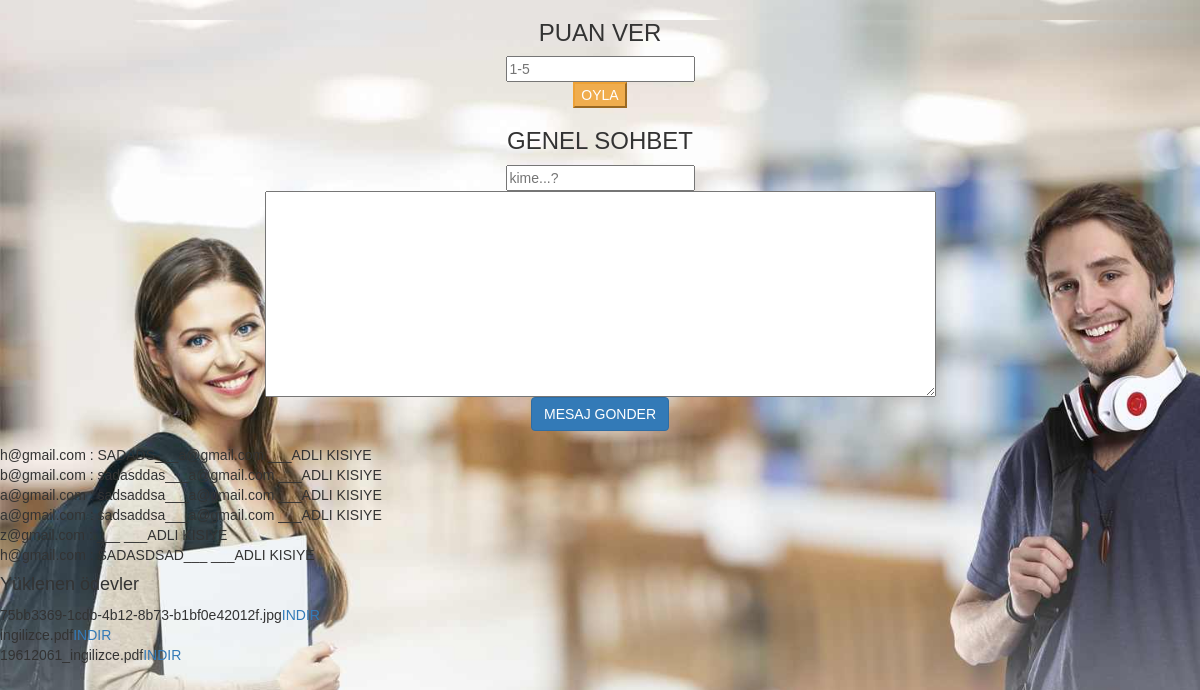
Screenshot of /PHP-PDO/HERSEY.PHP with the database file from the repository.
### tables this page shows
CREATE TABLE `sohbet` (
  `id` int(5) NOT NULL,
  `sohbet` varchar(250) NOT NULL,
  `mail` varchar(50) NOT NULL,
  `alıcı` varchar(50) NOT NULL
);

CREATE TABLE `verilenodev` (
  `id` int(5) NOT NULL,
  `dosyaadi` varchar(255) NOT NULL,
  `detay` varchar(255) NOT NULL
);

### PHP-PDO/HERSEY.PHP (the view, shortened to what this page needs)
<?php
include'puan.php' ;
?>
<?php
include "SOHBET.PHP";
?>
<?php
include "baglan.php";
echo "<h4>Yüklenen ödevler</h4>";
$sql = $db->query("select * from verilenodev", PDO::FETCH_ASSOC);
foreach ($sql as $satir) {
    $a = $satir['dosyaadi'];
    echo "$a<a href='$a'>INDIR</a><br>";
}
?>

### PHP-PDO/SOHBET.PHP (shortened to what this page needs)
<?php require_once 'boostrap.php'?>
<center>
    <h3>GENEL SOHBET</h3>
    <form method="post" action="">
        <input type="email" name="kime" placeholder="kime...?"><br>
        <textarea name="sohbet" rows="10" cols="80" placeholder="yorumunuzu yapın....">
        </textarea><br>
        <input  type="submit" value="MESAJ GONDER" class="btn btn-primary">
    </form>
</center>
<?php
include 'baglan.php';
$query = $db->query("SELECT * FROM sohbet ", PDO::FETCH_ASSOC);
if ( $query->rowCount() ){
    foreach( $query as $t ){
        echo$t['mail']." "." ".":"." ".$t['sohbet']."___".$t['alıcı']." ___ADLI KISIYE"."<br>";
    }
}
?>

### rows the page displays
sohbet: mail "h@gmail.com", sohbet "SADADS", alıcı "a@gmail.com"
sohbet: mail "b@gmail.com", sohbet "sadasddas", alıcı "a@gmail.com"
sohbet: mail "a@gmail.com", sohbet "sadsaddsa", alıcı "a@gmail.com"
sohbet: mail "a@gmail.com", sohbet "sadsaddsa", alıcı "a@gmail.com"
sohbet: mail "z@gmail.com"
sohbet: mail "h@gmail.com", sohbet "SADASDSAD"
verilenodev: dosyaadi "75bb3369-1cdb-4b12-8b73-b1bf0e42012f.jpg"
verilenodev: dosyaadi "ingilizce.pdf"
verilenodev: dosyaadi "19612061_ingilizce.pdf"
